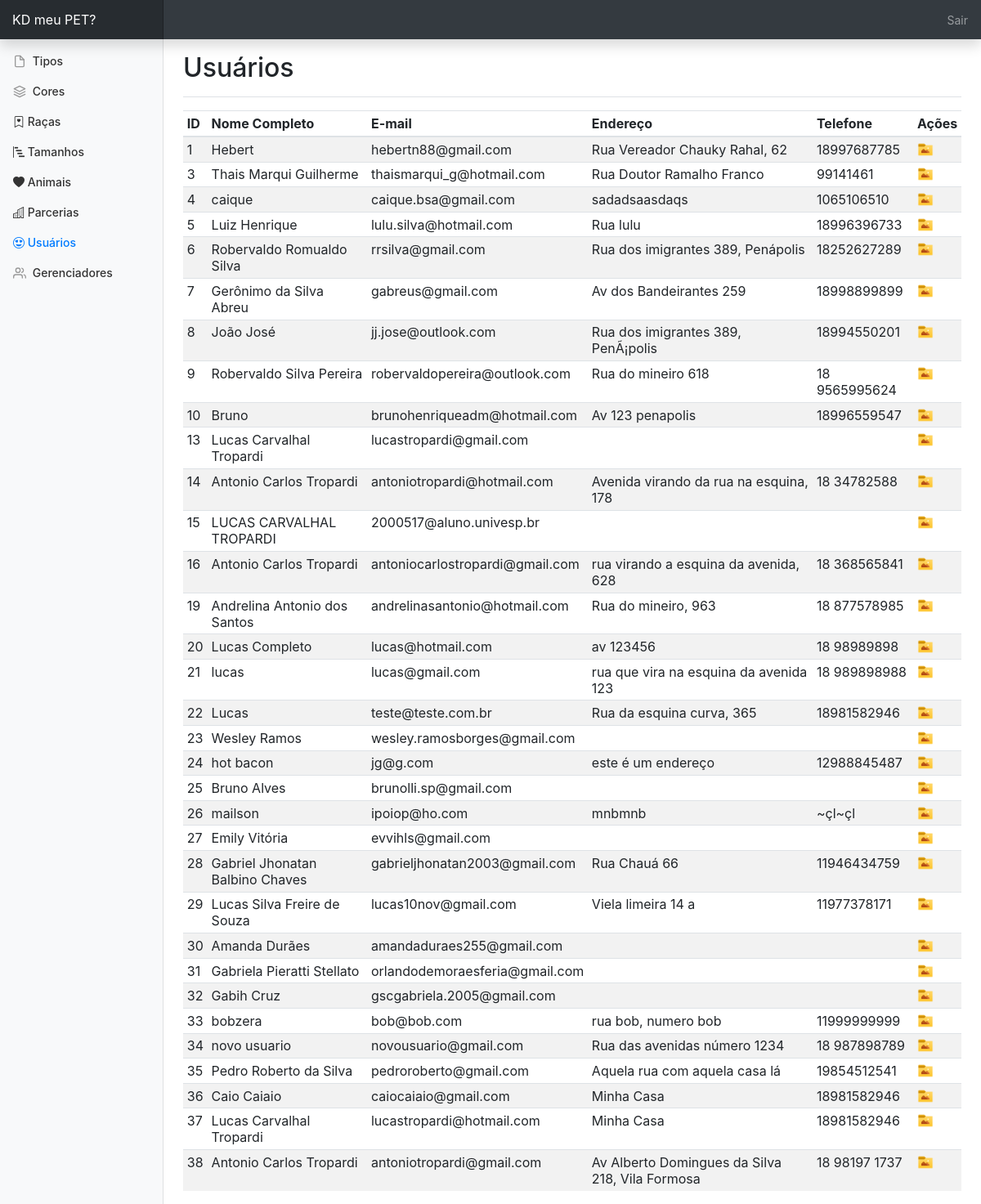
/usuarios.php (signed in), run on the app's committed database.
### tables this page shows
CREATE TABLE `cadastro_usuario` (
  `u_id` int(11) NOT NULL,
  `u_email` varchar(250) DEFAULT NULL,
  `u_senha` varchar(250) DEFAULT NULL,
  `u_nomecompleto` varchar(250) DEFAULT NULL,
  `u_endereco` varchar(250) DEFAULT NULL,
  `u_telefone` varchar(250) DEFAULT NULL,
  `u_data` datetime DEFAULT NULL,
  `id_google` varchar(250) DEFAULT NULL
);

### usuarios.php (the view, shortened to what this page needs)
<?php
  require_once"conexao.php";
?>
<html lang="pt">
  <head>
    <link href="css/bootstrap-4.1.3/dist/css/bootstrap.min.css" rel="stylesheet">
    <link rel="stylesheet" href="https://cdn.jsdelivr.net/npm/bootstrap-icons@1.3.0/font/bootstrap-icons.css">
    <link href="css/dashboard.css" rel="stylesheet">
  </head>
  <body>
    <nav class="navbar navbar-dark fixed-top bg-dark flex-md-nowrap p-0 shadow">
      <a class="navbar-brand col-sm-3 col-md-2 mr-0" href="#">KD meu PET?</a>
      <ul class="navbar-nav px-3">
        <li class="nav-item text-nowrap">
          <a class="nav-link" href="sairgerenciador.php">Sair</a>
        </li>
      </ul>
    </nav>
    <div class="container-fluid">
      <div class="row">
        <nav class="col-md-2 d-none d-md-block bg-light sidebar">
          <div class="sidebar-sticky">
            <ul class="nav flex-column">
              <li class="nav-item">
                <a class="nav-link" href="tipos.php">
                  <span data-feather="file"></span>
                  Tipos
                </a>
              </li>
              <li class="nav-item">
                <a class="nav-link" href="cores.php">
                  <span data-feather="layers"></span>
                  Cores
                </a>
              </li>
              <li class="nav-item">
                <a class="nav-link" href="racas.php">
                  <i class="bi bi-bookmark-heart"></i>
                  Raças
                </a>
              </li>
              <li class="nav-item">
                <a class="nav-link" href="tamanho.php">
                  <i class="bi bi-bar-chart-steps"></i>
                  Tamanhos
                </a>
              </li>
              <li class="nav-item">
                <a class="nav-link" href="#">
                  <i class="bi bi-heart-fill"></i>
                  Animais
                </a>
              </li>
              <li class="nav-item">
                <a class="nav-link" href="#">
                  <i class="bi bi-building"></i>
                  Parcerias
                </a>
              </li>
              <li class="nav-item">
                <a class="nav-link active" href="usuarios.php">
                  <i class="bi bi-emoji-heart-eyes"></i>
                  Usuários
                </a>
              </li>
              <li class="nav-item">
                <a class="nav-link" href="gerenciamento.php">
                  <span data-feather="users"></span>
                  Gerenciadores
                </a>
              </li>
            </ul>
          </div>
        </nav>
        <main role="main" class="col-md-9 ml-sm-auto col-lg-10 px-4">
          <div class="d-flex justify-content-between flex-wrap flex-md-nowrap align-items-center pt-3 pb-2 mb-3 border-bottom">
            <h1 class="h2">Usuários</h1>
          </div>
          <div class="table-responsive">
            <div class="table-responsive">
            <table class="table table-striped table-sm">
              <thead>
                <tr>
                  <th>ID</th>
                  <th>Nome Completo</th>
                  <th>E-mail</th>
                  <th>Endereço</th>
                  <th>Telefone</th>
                  <th>Ações</th>
                </tr>
              </thead>
              <tbody>
               <?php
                try {
                  $consulta = "SELECT * FROM cadastro_usuario ORDER BY u_id ASC";
                  $stmt = $pdo->query($consulta);
                } catch (PDOException $e) {
                  echo "Erro: " . $e->getMessage();
                  die();
                }
                while($dado = $stmt->fetch(PDO::FETCH_ASSOC))
                {
                ?>
                <tr>
                  <td><?php echo $dado['u_id']; ?></td>
                  <td><?php echo $dado['u_nomecompleto']; ?></td>
                  <td><?php echo $dado['u_email']; ?></td>
                  <td><?php echo $dado['u_endereco']; ?></td>
                  <td><?php echo $dado['u_telefone']; ?></td>
                  <td>
                    <a style="text-decoration:none" href="re_deletar.php">
                    <img src="img/imagem.png" height="20" width="20">
                    </a>
                  </td>
                </tr>
                <?php } ?>
              </tbody>
            </table>
          </div>
          </div>
        </main>
      </div>
    </div>
  </body>
</html>

### css/dashboard.css (style rules this page uses)
body { font-size: .875rem; }
.feather { width: 16px; height: 16px; vertical-align: text-bottom; }
.sidebar { position: fixed; top: 0; bottom: 0; left: 0; z-index: 100; padding: 48px 0 0; box-shadow: inset -1px 0 0 rgba(0, 0, 0, .1); }
.sidebar-sticky { position: relative; top: 0; height: calc(100vh - 48px); padding-top: .5rem; overflow-x: hidden; overflow-y: auto; }
.sidebar .nav-link { font-weight: 500; color: #333; }
.sidebar .nav-link .feather { margin-right: 4px; color: #999; }
.sidebar .nav-link.active { color: #007bff; }
[role="main"] { padding-top: 48px; }
.navbar-brand { padding-top: .75rem; padding-bottom: .75rem; font-size: 1rem; background-color: rgba(0, 0, 0, .25); box-shadow: inset -1px 0 0 rgba(0, 0, 0, .25); }

### data on the page
cadastro_usuario: u_id "1", u_nomecompleto "Hebert", u_email "hebertn88@gmail.com", u_endereco "Rua Vereador Chauky Rahal, 62", u_telefone "18997687785"
cadastro_usuario: u_id "3", u_nomecompleto "Thais Marqui Guilherme", u_email "thaismarqui_g@hotmail.com", u_endereco "Rua Doutor Ramalho Franco", u_telefone "99141461"
cadastro_usuario: u_id "4", u_nomecompleto "caique", u_email "caique.bsa@gmail.com", u_endereco "sadadsaasdaqs", u_telefone "1065106510"
cadastro_usuario: u_id "5", u_nomecompleto "Luiz Henrique", u_email "lulu.silva@hotmail.com", u_endereco "Rua lulu", u_telefone "18996396733"
cadastro_usuario: u_id "6", u_nomecompleto "Robervaldo Romualdo Silva", u_email "rrsilva@gmail.com", u_endereco "Rua dos imigrantes 389, Penápolis", u_telefone "18252627289"
cadastro_usuario: u_id "7", u_nomecompleto "Gerônimo da Silva Abreu", u_email "gabreus@gmail.com", u_endereco "Av dos Bandeirantes 259", u_telefone "18998899899"
cadastro_usuario: u_id "8", u_nomecompleto "João José", u_email "jj.jose@outlook.com", u_endereco "Rua dos imigrantes 389, PenÃ¡polis", u_telefone "18994550201"
cadastro_usuario: u_id "9", u_nomecompleto "Robervaldo Silva Pereira", u_email "robervaldopereira@outlook.com", u_endereco "Rua do mineiro 618", u_telefone "18 9565995624"
cadastro_usuario: u_id "10", u_nomecompleto "Bruno", u_email "brunohenriqueadm@hotmail.com", u_endereco "Av 123 penapolis", u_telefone "18996559547"
cadastro_usuario: u_id "13", u_nomecompleto "Lucas Carvalhal Tropardi", u_email "lucastropardi@gmail.com"
cadastro_usuario: u_id "14", u_nomecompleto "Antonio Carlos Tropardi", u_email "antoniotropardi@hotmail.com", u_endereco "Avenida virando da rua na esquina, 178", u_telefone "18 34782588"
cadastro_usuario: u_id "15", u_nomecompleto "LUCAS CARVALHAL TROPARDI", u_email "2000517@aluno.univesp.br"
cadastro_usuario: u_id "16", u_nomecompleto "Antonio Carlos Tropardi", u_email "antoniocarlostropardi@gmail.com", u_endereco "rua virando a esquina da avenida, 628", u_telefone "18 368565841"
cadastro_usuario: u_id "19", u_nomecompleto "Andrelina Antonio dos Santos", u_email "andrelinasantonio@hotmail.com", u_endereco "Rua do mineiro, 963", u_telefone "18 877578985"
cadastro_usuario: u_id "20", u_nomecompleto "Lucas Completo", u_email "lucas@hotmail.com", u_endereco "av 123456", u_telefone "18 98989898"
cadastro_usuario: u_id "21", u_nomecompleto "lucas", u_email "lucas@gmail.com", u_endereco "rua que vira na esquina da avenida 123", u_telefone "18 989898988"
cadastro_usuario: u_id "22", u_nomecompleto "Lucas", u_email "teste@teste.com.br", u_endereco "Rua da esquina curva, 365", u_telefone "18981582946"
cadastro_usuario: u_id "23", u_nomecompleto "Wesley Ramos", u_email "wesley.ramosborges@gmail.com"
cadastro_usuario: u_id "24", u_nomecompleto "hot bacon", u_email "jg@g.com", u_endereco "este é um endereço", u_telefone "12988845487"
cadastro_usuario: u_id "25", u_nomecompleto "Bruno Alves", u_email "brunolli.sp@gmail.com"
cadastro_usuario: u_id "26", u_nomecompleto "mailson", u_email "ipoiop@ho.com", u_endereco "mnbmnb", u_telefone "~çl~çl"
cadastro_usuario: u_id "27", u_nomecompleto "Emily Vitória", u_email "evvihls@gmail.com"
cadastro_usuario: u_id "28", u_nomecompleto "Gabriel Jhonatan Balbino Chaves", u_email "gabrieljhonatan2003@gmail.com", u_endereco "Rua Chauá 66", u_telefone "11946434759"
cadastro_usuario: u_id "29", u_nomecompleto "Lucas Silva Freire de Souza", u_email "lucas10nov@gmail.com", u_endereco "Viela limeira 14 a", u_telefone "11977378171"
cadastro_usuario: u_id "30", u_nomecompleto "Amanda Durães", u_email "amandaduraes255@gmail.com"
cadastro_usuario: u_id "31", u_nomecompleto "Gabriela Pieratti Stellato", u_email "orlandodemoraesferia@gmail.com"
cadastro_usuario: u_id "32", u_nomecompleto "Gabih Cruz", u_email "gscgabriela.2005@gmail.com"
cadastro_usuario: u_id "33", u_nomecompleto "bobzera", u_email "bob@bob.com", u_endereco "rua bob, numero bob", u_telefone "11999999999"
cadastro_usuario: u_id "34", u_nomecompleto "novo usuario", u_email "novousuario@gmail.com", u_endereco "Rua das avenidas número 1234", u_telefone "18 987898789"
cadastro_usuario: u_id "35", u_nomecompleto "Pedro Roberto da Silva", u_email "pedroroberto@gmail.com", u_endereco "Aquela rua com aquela casa lá", u_telefone "19854512541"
cadastro_usuario: u_id "36", u_nomecompleto "Caio Caiaio", u_email "caiocaiaio@gmail.com", u_endereco "Minha Casa", u_telefone "18981582946"
cadastro_usuario: u_id "37", u_nomecompleto "Lucas Carvalhal Tropardi", u_email "lucastropardi@hotmail.com", u_endereco "Minha Casa", u_telefone "18981582946"
cadastro_usuario: u_id "38", u_nomecompleto "Antonio Carlos Tropardi", u_email "antoniotropardi@gmail.com", u_endereco "Av Alberto Domingues da Silva 218, Vila Formosa", u_telefone "18 98197 1737"
